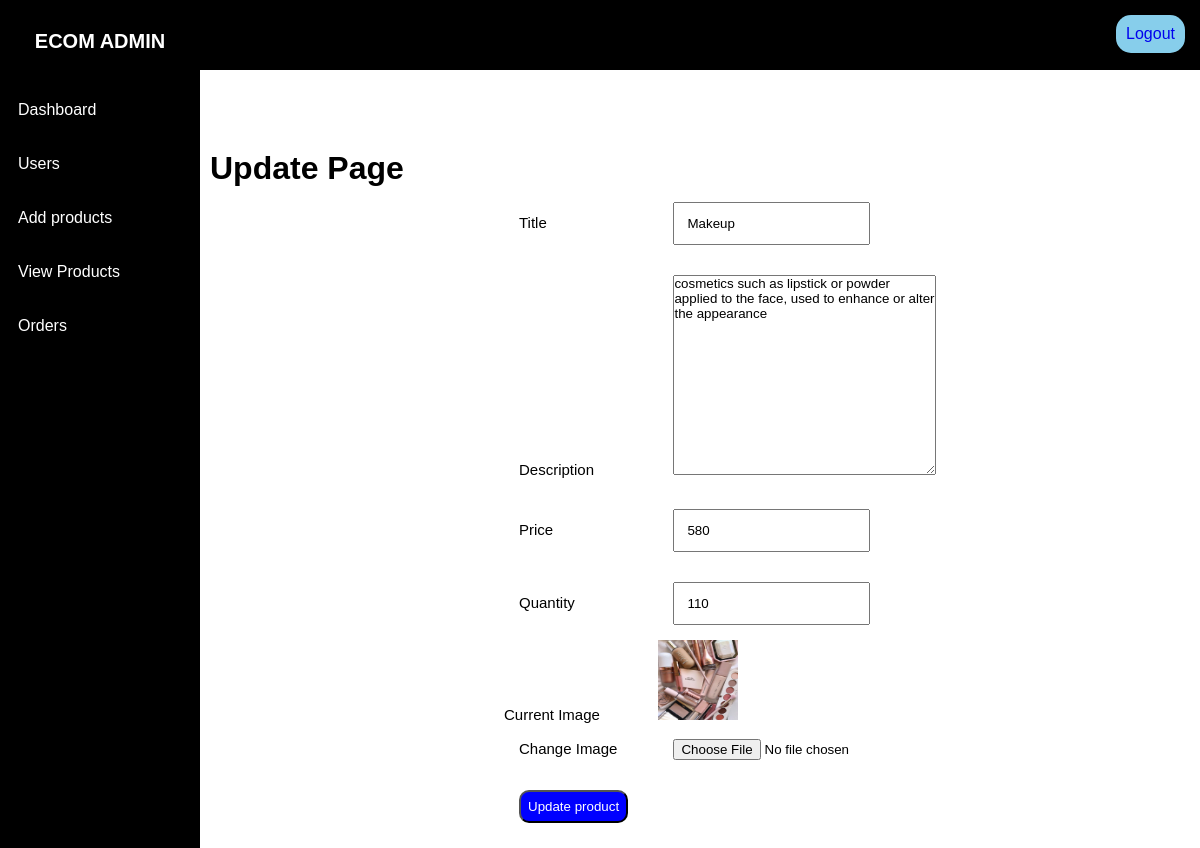
The app's page /admin/update_product.php?id=2 (signed in) with its own data.
### tables this page shows
CREATE TABLE `products` (
  `id` int(50) NOT NULL AUTO_INCREMENT,
  `title` varchar(50) NOT NULL,
  `description` longtext NOT NULL,
  `price` varchar(50) NOT NULL,
  `quantity` varchar(50) NOT NULL,
  `image` varchar(255) NOT NULL,
  PRIMARY KEY (`id`)
);

### admin/update_product.php (the view, shortened to what this page needs)
<?php
	$conn = mysqli_connect("localhost","root","","php_ecom");
	$p_id = $_GET['id'];
	$sql= "SELECT * from products where id='$p_id'";
	$result = mysqli_query($conn,$sql);
	$row = mysqli_fetch_assoc($result);
?>
<!DOCTYPE html>
<html>
<head>
	<link rel="stylesheet" type="text/css" href="admin_style.css">
</head>
<body>
	<div class="wrapper">
		<div class="sidebar">
			<h2>Ecom Admin</h2>
			<ul>
				<li>
					<a href="adminpage.php">Dashboard</a>
				</li>
				<li>
					<a href="users.php">Users</a>
				</li>
				<li>
					<a href="add_product.php">Add products</a>
				</li>
				<li>
					<a href="display_product.php">View Products</a>
				</li>
				<li>
					<a href="all_orders.php">Orders</a>
				</li>
			</ul>
		</div>
		<div class="header">
			<div class="admin_header">
				<a href="../logout.php">Logout</a>
			</div>
			<div class="info">
				<h1>Update Page</h1>
				<div class="my_form">
					<form action="" method="POST" enctype="multipart/form-data">
						<div class="div_deg">
							<label>Title</label>
							<input type="text" value="<?php echo $row['title'] ?>" name="title">
						</div>
						<div class="div_deg">
							<label>Description</label>
							<textarea name="description"><?php echo $row['description'] ?>
							</textarea>
						</div>
						<div class="div_deg">
							<label>Price</label>
							<input type="number" value="<?php echo $row['price'] ?>" name="price">
						</div>
						<div class="div_deg">
							<label>Quantity</label>
							<input type="number" value="<?php echo $row['quantity'] ?>" name="qty">
						</div>
						<div>
							<label>Current Image</label>
							<img width="80" height="80" src="../product_image/<?php echo $row['image'] ?>">
						</div>
						<div class="div_deg">
							<label>Change Image</label>
							<input type="file" name="my_image">
						</div>
						<div class="div_deg">
							<input type="submit" class="upd_btn" name="update_product" value="Update product">
						</div>
					</form>
				</div>
			</div>
		</div>
	</div>
</body>
</html>

### admin/admin_style.css (style rules this page uses)
* { margin: 0; padding: 0; text-decoration: none; list-style: none; box-sizing: border-box; font-family: sans-serif; }
.wrapper { display: flex; position: relative; }
.wrapper .sidebar { background: black; width: 200px; height: 100%; position: fixed; padding: 30px 0px; }
.wrapper .sidebar h2 { color: white; margin-bottom: 30px; text-transform: uppercase; font-size: 20px; text-align: center; }
.wrapper .sidebar ul li { padding: 18px; }
.wrapper .sidebar ul li a { color: white; font-size: 16px; }
.header { margin-left: 200px ; width: 100%; }
.header .admin_header { background: black; padding: 15px; width: 100%; height: 70px; }
.header .admin_header a { float: right; background: skyblue; padding: 10px; border-radius: 15px; }
.info { margin-top: 70px; padding: 10px; }
.my_form { margin-left: 30%; }
label { display: inline-block; width: 150px; font-size: 15px; }
.div_deg { padding: 15px; }
input[type='text'],[type='number'] { width: 30%; padding: 12px; resize: vertical; box-sizing: border-box; }
textarea { width: 40%; height: 200px; }
.upd_btn { background: blue; padding: 7px; border-radius: 10px; color: white; }

### records on screen
products: title "Makeup", description "cosmetics such as lipstick or powder applied to the face, used to enhance or alter the appearance", price "580", qty "110", image (picture)
